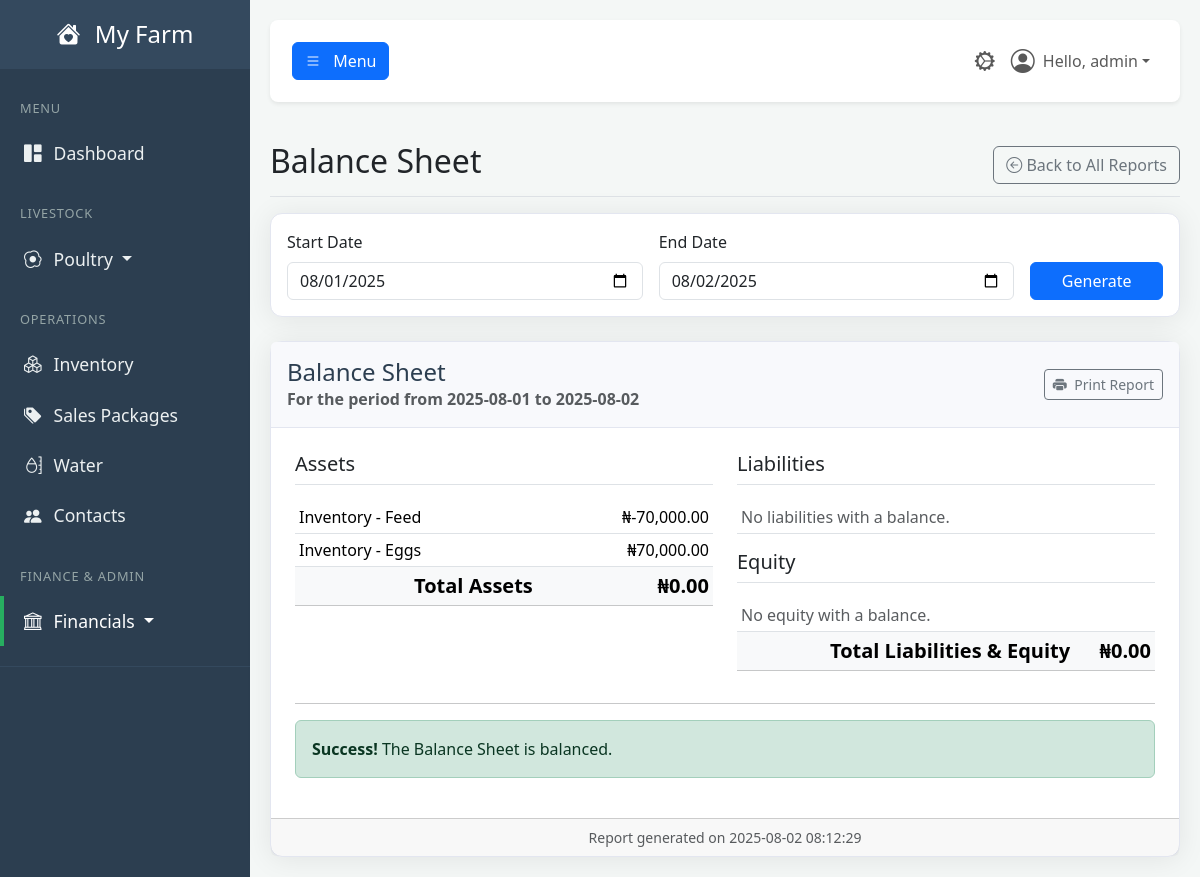
/report/balance-sheet (signed in), run on the app's committed database.
### tables this page shows
CREATE TABLE users (
            id INTEGER PRIMARY KEY,
            username TEXT NOT NULL UNIQUE,
            email TEXT NOT NULL UNIQUE,
            password_hash TEXT NOT NULL,
            farm_name TEXT NOT NULL,
            role TEXT NOT NULL DEFAULT 'user', -- 'user' or 'admin'
            is_active BOOLEAN NOT NULL DEFAULT 1,f
            created_at TIMESTAMP DEFAULT CURRENT_TIMESTAMP
        , cash_account_id INTEGER REFERENCES accounts(id));

CREATE TABLE accounts (
            id INTEGER PRIMARY KEY,
            code TEXT UNIQUE,
            name TEXT NOT NULL UNIQUE,
            type TEXT NOT NULL, -- Asset, Liability, Equity, Revenue, Expense
            is_active BOOLEAN NOT NULL DEFAULT 1,
            created_at TIMESTAMP DEFAULT CURRENT_TIMESTAMP
        );

### app.py (the view)
@app.route('/report/balance-sheet')
@login_required
@permission_required('view_reports')
def report_balance_sheet():
    start_date, end_date = _get_report_dates(request.args)
    db = get_db()
    sql_query = """
        SELECT
            acc.name,
            acc.type,
            (SELECT COALESCE(SUM(je.amount), 0) FROM journal_entries je WHERE je.debit_account_id = acc.id AND je.transaction_date <= ?)
            -
            (SELECT COALESCE(SUM(je.amount), 0) FROM journal_entries je WHERE je.credit_account_id = acc.id AND je.transaction_date <= ?)
            as balance
        FROM accounts acc
        WHERE acc.type IN ('Asset', 'Liability', 'Equity')
    """
    params = (end_date, end_date)
    account_balances = db.execute(sql_query, params).fetchall()
    net_profit_row = db.execute("""
        SELECT
            (SELECT COALESCE(SUM(amount), 0) FROM journal_entries WHERE credit_account_id IN (SELECT id FROM accounts WHERE type = 'Revenue') AND transaction_date <= ?)
            -
            (SELECT COALESCE(SUM(amount), 0) FROM journal_entries WHERE debit_account_id IN (SELECT id FROM accounts WHERE type = 'Expense') AND transaction_date <= ?)
            as profit
    """, (end_date, end_date)).fetchone()
    net_profit = net_profit_row['profit'] if net_profit_row else 0
    asset_accounts, liability_accounts, equity_accounts = [], [], []
    total_assets, total_liabilities, total_equity = 0, 0, 0
    for acc in account_balances:
        balance = acc['balance']
        if acc['type'] == 'Asset':
            if balance != 0:
                asset_accounts.append({'name': acc['name'], 'balance': balance})
                total_assets += balance
        elif acc['type'] == 'Liability':
            if balance != 0:
                liabilities.append({'name': acc['name'], 'balance': -balance})
                total_liabilities += -balance
        elif acc['type'] == 'Equity':
            if balance != 0:
                equity_accounts.append({'name': acc['name'], 'balance': -balance})
                total_equity += -balance
    if net_profit != 0:
        equity_accounts.append({'name': 'Retained Earnings', 'balance': net_profit})
        total_equity += net_profit
    data = {
        "asset_accounts": asset_accounts,
        "liability_accounts": liability_accounts,
        "equity_accounts": equity_accounts,
        "total_assets": total_assets,
        "total_liabilities": total_liabilities,
        "total_equity": total_equity,
        "total_liabilities_and_equity": total_liabilities + total_equity
    }
    return render_template(
        'report_balance_sheet.html',
        user=g.user,
        data=data,
        start_date=start_date, # Pass dates for consistency in the template
        end_date=end_date,
        now=datetime.utcnow()
    )

### app.py (called while the page is built, shortened)
def get_db():
    if 'db' not in g:
        g.db = sqlite3.connect(DATABASE)
        g.db.row_factory = sqlite3.Row
    return g.db

def login_required(f):
    @wraps(f)
    def decorated_function(*args, **kwargs):
        if 'user_id' not in session:
            flash('Please log in to access this page.', 'warning')
            return redirect(url_for('login'))
        g.user = User.get_by_id(session['user_id'])
        if not g.user:
            session.clear()
            return redirect(url_for('login'))
        return f(*args, **kwargs)
    return decorated_function

def permission_required(permission_name):
    def decorator(f):
        @wraps(f)
        def decorated_function(*args, **kwargs):
            if not hasattr(g, 'user') or not g.user.has_permission(permission_name):
                flash('You do not have the required permission.', 'danger')
                return redirect(url_for('dashboard'))
            return f(*args, **kwargs)
        return decorated_function
    return decorator

def _get_report_dates(request_args):
    default_start = date.today().replace(day=1).strftime('%Y-%m-%d')
    default_end = date.today().strftime('%Y-%m-%d')
    start_str = request_args.get('start_date', default_start)
    end_str = request_args.get('end_date', default_end)
    if not start_str:
        start_str = default_start
    if not end_str:
        end_str = default_end
    return start_str, end_str

    def has_permission(self, required_permission):
        print(f"\n--- PERMISSION CHECK ---")
        print(f"User checking: '{self.username}' (ID: {self.id})")
        print(f"User's role is: '{self.role}'")
        print(f"Permission required: '{required_permission}'")
        if self.role == 'admin':
            print("RESULT: Role is 'admin', access GRANTED.")
            print(f"------------------------")
            return True

    @staticmethod
    def get_by_id(user_id):
        user_row = get_db().execute("SELECT * FROM users WHERE id = ?", (user_id,)).fetchone()
        return User(**user_row) if user_row else None

### templates/report_balance_sheet.html
{% extends "_report_base.html" %}
{% set report_title = "Balance Sheet" %}
{% block report_content %}
    {% if data %}
        <div class="row">
            <div class="col-md-6">
                <h5 class="border-bottom pb-2 mb-3">Assets</h5>
                <table class="table table-sm">
                    <tbody>
                        {% for account in data.asset_accounts %}
                        <tr>
                            <td>{{ account.name }}</td>
                            <td class="text-end">₦{{ '{:,.2f}'.format(account.balance) }}</td>
                        </tr>
                        {% else %}
                        <tr><td colspan="2" class="text-muted">No assets with a balance.</td></tr>
                        {% endfor %}
                    </tbody>
                    <tfoot>
                        <tr class="table-light fs-5">
                            <th class="text-end">Total Assets</th>
                            <th class="text-end">₦{{ '{:,.2f}'.format(data.total_assets) }}</th>
                        </tr>
                    </tfoot>
                </table>
            </div>
            <div class="col-md-6">
                <h5 class="border-bottom pb-2 mb-3">Liabilities</h5>
                <table class="table table-sm">
                    <tbody>
                        {% for account in data.liability_accounts %}
                        <tr>
                            <td>{{ account.name }}</td>
                            <td class="text-end">₦{{ '{:,.2f}'.format(account.balance) }}</td>
                        </tr>
                        {% else %}
                        <tr><td colspan="2" class="text-muted">No liabilities with a balance.</td></tr>
                        {% endfor %}
                    </tbody>
                </table>
                <h5 class="border-bottom pb-2 my-3">Equity</h5>
                <table class="table table-sm">
                    <tbody>
                        {% for account in data.equity_accounts %}
                        <tr>
                            <td>{{ account.name }}</td>
                            <td class="text-end">₦{{ '{:,.2f}'.format(account.balance) }}</td>
                        </tr>
                        {% else %}
                        <tr><td colspan="2" class="text-muted">No equity with a balance.</td></tr>
                        {% endfor %}
                    </tbody>
                    <tfoot>
                        <tr class="table-light fs-5">
                            <th class="text-end">Total Liabilities & Equity</th>
                            <th class="text-end">₦{{ '{:,.2f}'.format(data.total_liabilities_and_equity) }}</th>
                        </tr>
                    </tfoot>
                </table>
            </div>
        </div>
        <hr>
        <div class="no-print mt-3">
            {% if (data.total_assets - data.total_liabilities_and_equity)|abs > 0.01 %}
                <div class="alert alert-danger">
                    <strong>Warning!</strong> The Balance Sheet is not in balance. Assets do not equal Liabilities + Equity.
                </div>
            {% else %}
                <div class="alert alert-success">
                    <strong>Success!</strong> The Balance Sheet is balanced.
                </div>
            {% endif %}
        </div>
    {% else %}
        <p class="text-center text-muted">Please select a date and click "Generate" to view the Balance Sheet.</p>
    {% endif %}
{% endblock %}

### templates/base.html (shortened to what this page needs)
<!DOCTYPE html>
<html lang="en">
<head>
    <link href="https://cdn.jsdelivr.net/npm/bootstrap@5.3.3/dist/css/bootstrap.min.css" rel="stylesheet">
    <link rel="stylesheet" href="https://cdn.jsdelivr.net/npm/bootstrap-icons@1.11.3/font/bootstrap-icons.min.css">
    <link rel="stylesheet" href="{{ url_for('static', filename='css/style.css') }}">
</head>
<body>
    <div class="wrapper">
        <nav id="sidebar" class="no-print">
            <div class="sidebar-header">
                <h3><a href="{{ url_for('dashboard') }}" class="text-white text-decoration-none">
                    <i class="bi bi-house-heart-fill me-2"></i>
                    {% if g.user %}{{ g.user.farm_name }}{% else %}FarmApp{% endif %}
                </a></h3>
            </div>
            <ul class="list-unstyled components">
                <li class="sidebar-menu-header">MENU</li>
                <li><a href="{{ url_for('dashboard') }}" class="{% if request.endpoint == 'dashboard' %}active{% endif %}"><i class="bi bi-grid-1x2-fill"></i>Dashboard</a></li>
                <li class="sidebar-menu-header mt-3">LIVESTOCK</li>
                <li>
                    <a href="#poultrySubmenu" data-bs-toggle="collapse" aria-expanded="false" class="dropdown-toggle {% if 'poultry' in request.endpoint or 'brooding' in request.endpoint %}active{% endif %}">
                        <i class="bi bi-egg-fried"></i>Poultry
                    </a>
                </li>
                <li class="sidebar-menu-header mt-3">OPERATIONS</li>
                <li><a href="{{ url_for('inventory_dashboard') }}" class="{% if 'inventory' in request.endpoint %}active{% endif %}"><i class="bi bi-boxes"></i>Inventory</a></li>
                <li><a href="{{ url_for('manage_sales_packages') }}" class="{% if request.endpoint == 'manage_sales_packages' %}active{% endif %}"><i class="bi bi-tags-fill"></i>Sales Packages</a></li>
                <li><a href="{{ url_for('water_dashboard') }}" class="{% if 'water' in request.endpoint %}active{% endif %}"><i class="bi bi-moisture"></i>Water</a></li>
                <li><a href="{{ url_for('contacts_dashboard') }}" class="{% if 'contacts' in request.endpoint %}active{% endif %}"><i class="bi bi-people-fill"></i>Contacts</a></li>
                {% if g.user and g.user.has_permission('view_bookkeeping') %}
                <li class="sidebar-menu-header mt-3">FINANCE & ADMIN</li>
                <li>
                    <a href="#financialSubmenu" data-bs-toggle="collapse" aria-expanded="false" class="dropdown-toggle {% if 'bookkeeping' in request.endpoint or 'financial' in request.endpoint or 'report' in request.endpoint %}active{% endif %}">
                        <i class="bi bi-bank"></i>Financials
                    </a>
                </li>
                {% endif %}
            </ul>
        </nav>
        <div id="content">
            <nav class="navbar navbar-expand-lg navbar-light bg-white shadow-sm top-navbar no-print mb-4">
                <div class="container-fluid">
                    <button type="button" id="sidebarCollapse" class="btn btn-primary" aria-controls="sidebar" aria-expanded="false">
                        <i class="bi bi-list"></i>
                        <span class="d-none d-md-inline ms-2">Menu</span>
                    </button>
                    <ul class="navbar-nav ms-auto flex-row align-items-center">
                        {% if g.user and g.user.has_permission('view_admin_panel') %}
                            <li class="nav-item">
                                <a class="nav-link {% if 'admin' in request.endpoint %}active{% endif %}" href="{{ url_for('admin_dashboard') }}" title="Admin Panel">
                                    <i class="bi bi-gear-wide-connected fs-5"></i>
                                </a>
                            </li>
                        {% endif %}
                        <li class="nav-item dropdown">
                            <a class="nav-link dropdown-toggle d-flex align-items-center" href="#" id="navbarDropdownUser" role="button" data-bs-toggle="dropdown" aria-expanded="false">
                                <i class="bi bi-person-circle fs-4 me-2"></i>
                                Hello, {{ g.user.username }}
                            </a>
                        </li>
                    </ul>
                </div>
            </nav>
            <main>
                {% block content %}{% endblock %}
            </main>
        </div>
    </div>
</body>
</html>

### static/CSS/style.css (style rules this page uses)
:root { --primary-green: #27ae60; --dark-slate: #2c3e50; --medium-slate: #34495e; --light-slate: #4a6278; --light-grey: #f4f7f6; --text-muted-color: #95a5a6; --text-light: #ecf0f1; --white: #ffffff; --shadow-color: rgba(0, 0, 0, 0.08); }
body { background-color: var(--light-grey); font-family: 'Segoe UI', Tahoma, Geneva, Verdana, sans-serif; overflow-x: hidden; }
.wrapper { display: flex; width: 100%; align-items: stretch; }
#content { width: 100%; padding: 20px; min-height: 100vh; transition: all 0.3s; }
#sidebar { min-width: 250px; max-width: 250px; min-height: 100vh; background: var(--dark-slate); color: var(--text-light); transition: all 0.3s; }
#sidebar .sidebar-header { padding: 20px; background: var(--medium-slate); text-align: center; }
#sidebar .sidebar-header h3 { font-size: 1.5rem; margin-bottom: 0; }
#sidebar .sidebar-menu-header { padding: 10px 20px; font-size: 0.8rem; color: var(--text-muted-color); text-transform: uppercase; letter-spacing: .05rem; }
#sidebar ul.components { padding: 20px 0; border-bottom: 1px solid var(--medium-slate); }
#sidebar ul li a { padding: 12px 20px; font-size: 1.1em; display: block; color: var(--text-light); border-left: 4px solid transparent; text-decoration: none; transition: all 0.2s ease-in-out; }
#sidebar ul li a.active { color: var(--white); background: var(--dark-slate); border-left: 4px solid var(--primary-green); }
#sidebar ul li a i { margin-right: 12px; }
.top-navbar { padding: 15px 10px; background: var(--white); border: none; border-radius: 8px; margin-bottom: 20px; box-shadow: 0 2px 5px var(--shadow-color); }

### data on the page
users: user.farm_name "My Farm", user.username "admin"
accounts: name "Inventory - Feed", balance "-70,000.00"
accounts: name "Inventory - Eggs", balance "70,000.00"

### other printed values
{{ report_title }} "Balance Sheet"
{{ start_date }} "2025-08-01"
{{ end_date }} "2025-08-02"
{{ '{:,.2f}'.format(data.total_assets) }} "0.00"
{{ '{:,.2f}'.format(data.total_liabilities_and_equity) }} "0.00"
